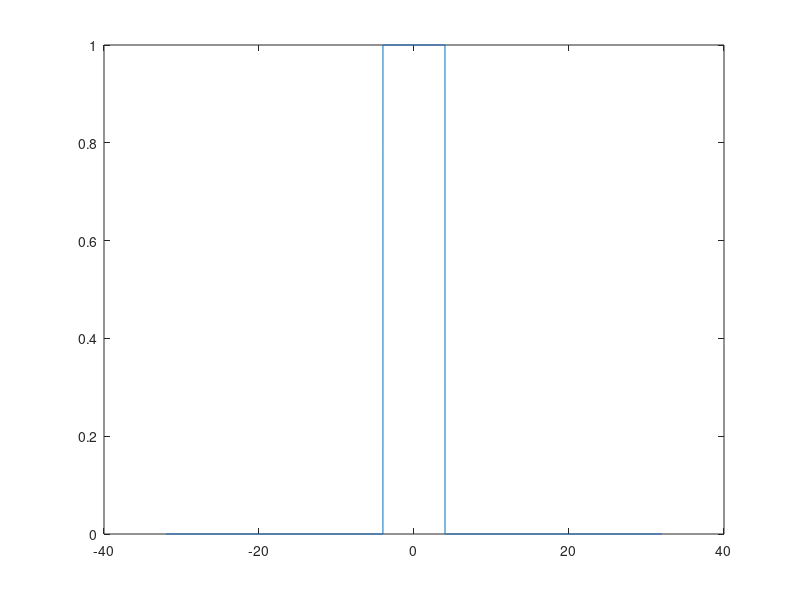

Write MATLAB code to recreate this figure. (Note: this script raises an error after producing the figure.)
clear ;
clf ;

f0 = 1 ;
T0 = 1/f0 ;
fplot = 200 ;
dt_plot = 1./fplot ;

a = 4 ;
% 1/2 largeur de la porte
Dt = a*T0 ;
A = 1 ;
% Hauteur de la porte
t_min = -32*T0 ;
t_max = 32*T0 ;
t = t_min:dt_plot:t_max ;
n = length(t) ;
s = zeros(1,n) ;
k1 = floor(-(Dt+t_min)*fplot) ;
k2 = ceil((Dt-t_min)*fplot) ;
s(k1:k2) = A*ones(1,k2-k1+1) ;
plot (t,s) ;
set_ylim (s) ;
text = sprintf ('Porte de largeur %.1f s et d''amplitude %.1f',2*Dt,A) ;
my_title (text, 13) ;
my_xlabel ('Temps (s)') ;
	
